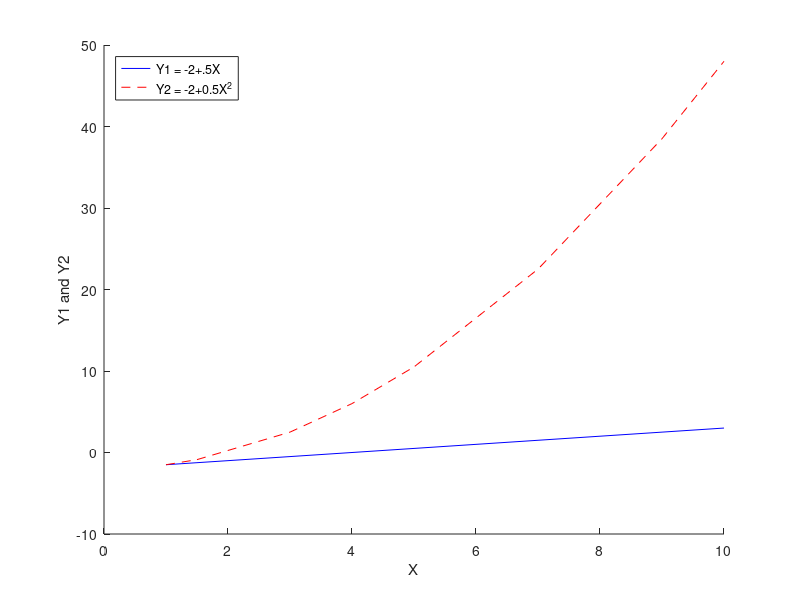

Source code (MATLAB): (Note: this script raises an error after producing the figure.)
%% Homework 1
%% Dilek Sahin
%% Q1
X=[1,1.5,3,4,5,7,9,10];
Y1=-2+.5*X;
Y2=-2+0.5*(X.^2);
hold on;
plot (X, Y1,'b-');
plot(X,Y2,'r--');
xlabel ('X');
ylabel ('Y1 and Y2');
legend({'Y1 = -2+.5X','Y2 = -2+0.5X^2'},'Location','northwest');
hold off;

%% Q2
X2=linspace(-10,20,200)';
sumX2=sum(X2);
%% Q3
A=[2 4 6; 1 7 5; 3 12 4];
b=[-2, 3, 10]';
C=A'*b;
D=inv(A.'*A)*b;
E=sum(A.*repmat(b,1,3), 'all');
F = A([1, 3:end], [1, 2]);
x=linsolve(A,b);

%% Q4
B=blkdiag(A,A,A,A,A);

%% Q5
A= normrnd(10,5,[5,3]);
A(A<10)=0;
A(A>=10)=1;

%% Q6
hw1data = csvread('hw1data.csv');
Data=array2table(hw1data, 'VariableNames',{'firmid','year','export','rd','prod','cap'});
fitlm(Data,'prod~export+rd+cap')

%point estimates and standard errors respectively
%for Export
%\beta_{1} = 0.12013 and SE = 0.0063242
%for R&D
%\beta_{2} = 0.13993 and SE = 0.0085393
%for Capital Stock
%\beta_{3} = 0.029492 and SE = 0.0017839